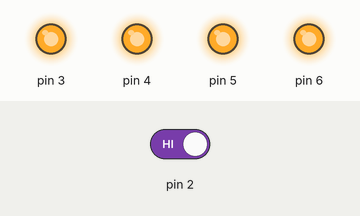
The sketch below on a simulated Arduino Uno, built with avr-gcc and run on an emulated ATmega328P. On the bench: output pins drawn as LEDs (lit = HIGH). Dashed ring = blinking. The inputs (shaded band) are chosen by the test bench; at power-on: pin 2 HIGH.

Above: at 1.2 s.
1.3 s: pin 2 driven LOW
At 1.6 s:
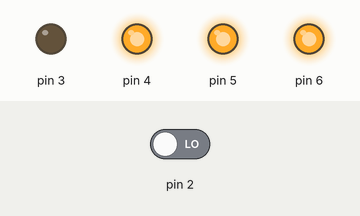
At 2.3 s:
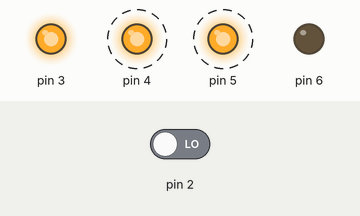
4.3 s: pin 2 driven HIGH
At 4.9 s:
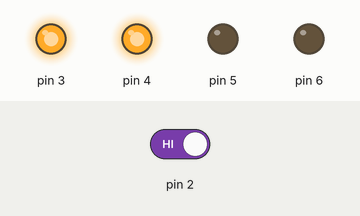
Timing chart, 0 to 7.3 s (numbered marks = the images above; inputs shaded):
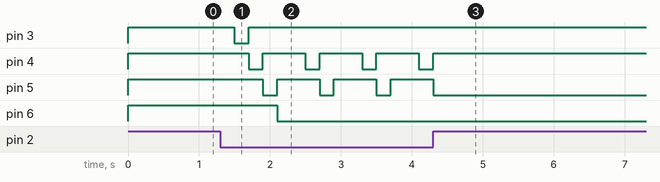

The sketch:

sketch_dec22c.ino
```cpp
int x=0;
void setup() {
  pinMode(3, OUTPUT);
  pinMode(2, INPUT);
  pinMode(4, OUTPUT);
  pinMode(5, OUTPUT);
  pinMode(6, OUTPUT);
  digitalWrite(3, HIGH);
  digitalWrite(4, HIGH);
  digitalWrite(5, HIGH);
  digitalWrite(6, HIGH);
}

void loop() {

  if (digitalRead(2)==0)
  {
    delay(200);
    x= x+1;
  }
  switch (x)
  {
    case 0 :
    for (int i=3;i<6;i++)
    {
      digitalWrite(i, HIGH);
    }
    break;
    case 1 :
    digitalWrite(3, LOW);
    digitalWrite(6, HIGH);
    break;
    case 2 :
    digitalWrite(4, LOW);
    digitalWrite(3, HIGH);
    break;
    case 3 :
   digitalWrite(5, LOW);
   digitalWrite(4, HIGH);
    break;
    case 4 :
    digitalWrite(6, LOW);
    digitalWrite(5, HIGH);
    break;
  }
  if(x>4)
  x=1;

  }
```

Measured:
- after the input at 1.3 s, pin 3: HIGH → LOW after 0.20 s, → HIGH 0.20 s later; pin 4: alternates HIGH for 0.60 s and LOW for 0.20 s, starting after 0.40 s; pin 5: alternates HIGH for 0.60 s and LOW for 0.20 s, starting after 0.60 s; pin 6: HIGH → LOW after 0.80 s
- after the input at 4.3 s, pin 4: goes on until 4.3 s, then stays HIGH; pin 5: goes on until 4.3 s, then stays LOW
